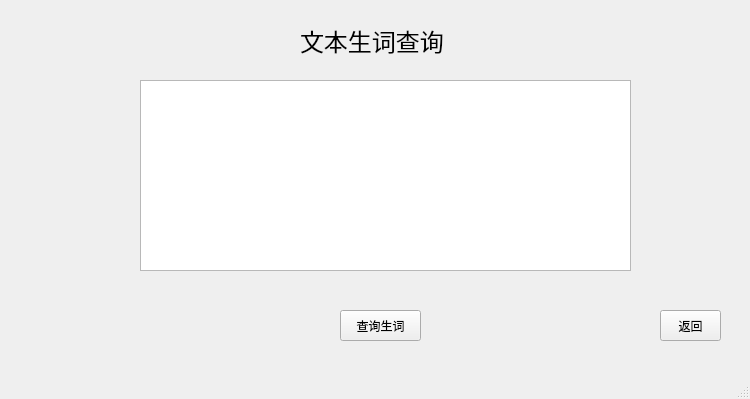
<?xml version="1.0" encoding="UTF-8"?>
<ui version="4.0">
 <class>SearchTextWordWindow</class>
 <widget class="QMainWindow" name="SearchTextWordWindow">
  <property name="geometry">
   <rect>
    <x>0</x>
    <y>0</y>
    <width>750</width>
    <height>399</height>
   </rect>
  </property>
  <property name="minimumSize">
   <size>
    <width>750</width>
    <height>399</height>
   </size>
  </property>
  <property name="maximumSize">
   <size>
    <width>750</width>
    <height>399</height>
   </size>
  </property>
  <property name="windowTitle">
   <string>MainWindow</string>
  </property>
  <widget class="QWidget" name="centralwidget">
   <widget class="QLabel" name="label">
    <property name="geometry">
     <rect>
      <x>300</x>
      <y>20</y>
      <width>151</width>
      <height>41</height>
     </rect>
    </property>
    <property name="font">
     <font>
      <family>Agency FB</family>
      <pointsize>18</pointsize>
     </font>
    </property>
    <property name="text">
     <string>文本生词查询</string>
    </property>
   </widget>
   <widget class="QTextEdit" name="textEdit">
    <property name="geometry">
     <rect>
      <x>140</x>
      <y>80</y>
      <width>491</width>
      <height>191</height>
     </rect>
    </property>
   </widget>
   <widget class="QPushButton" name="searchButton">
    <property name="geometry">
     <rect>
      <x>340</x>
      <y>310</y>
      <width>81</width>
      <height>31</height>
     </rect>
    </property>
    <property name="text">
     <string>查询生词</string>
    </property>
   </widget>
   <widget class="QPushButton" name="returnButton">
    <property name="geometry">
     <rect>
      <x>660</x>
      <y>310</y>
      <width>61</width>
      <height>31</height>
     </rect>
    </property>
    <property name="text">
     <string>返回</string>
    </property>
   </widget>
  </widget>
  <widget class="QMenuBar" name="menubar">
   <property name="geometry">
    <rect>
     <x>0</x>
     <y>0</y>
     <width>750</width>
     <height>23</height>
    </rect>
   </property>
  </widget>
  <widget class="QStatusBar" name="statusbar"/>
 </widget>
 <resources/>
 <connections/>
</ui>
